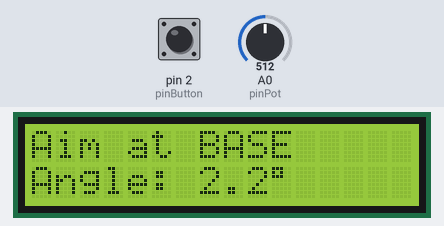
The sketch below on a simulated Arduino Uno, built with avr-gcc and run on an emulated ATmega328P. On the bench: 16×2 character LCD. The test bench sets the inputs (shaded band); at power-on: pin 2 (pinButton) HIGH, A0 (pinPot) = 512.

Above: at 3.2 s.
3.3 s: pin 2 (pinButton) pulled LOW for 0.25 s
At 4.3 s:
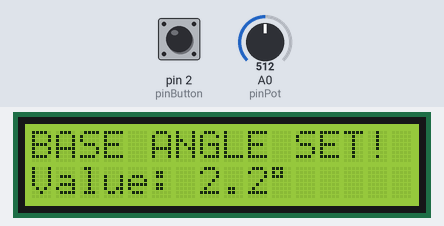
6.5 s: pin 2 (pinButton) pulled LOW for 1 s
At 7.9 s:
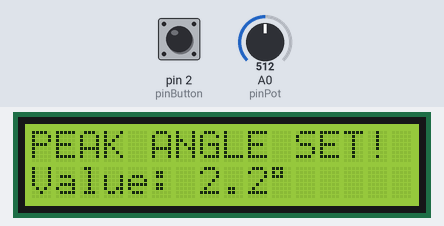
17.9 s: pin 2 (pinButton) pulled LOW for 0.25 s
At 19.2 s:
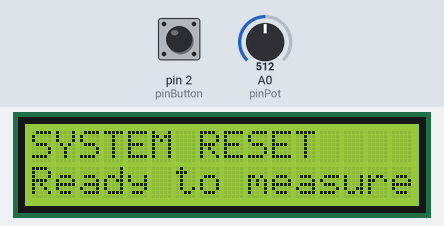
21.1 s: A0 (pinPot) set to 716
At 22.1 s:
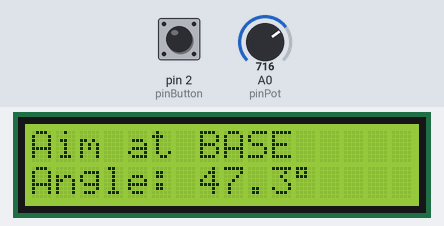
22.7 s: A0 (pinPot) set to 900
At 23.7 s:
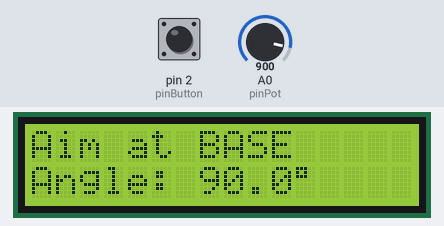
Timing chart, 0 to 25.7 s (numbered marks = the images above; inputs shaded):
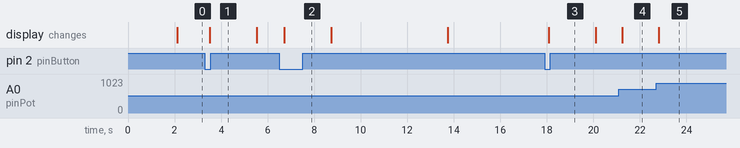

The sketch:

My_Theodolite_Project.ino
```cpp
#include <Wire.h>
#include <LiquidCrystal_I2C.h>

// Initialize I2C LCD 16x2
LiquidCrystal_I2C lcd(0x27, 16, 2); // Change 0x27 to your LCD address if different

// Pin Definitions
const int pinPot = A0;
const int pinButton = 2; // Renamed from pinSwitch for clarity

// Calibration Variables
const float ADC_ZERO = 519.0;    // ADC value at 0 degrees (Horizon)
const float DEVICE_HEIGHT = 0.772; // Device height in meters (75 cm)

// Measurement Variables
float baseAngle = 0;
float peakAngle = 0;
int measurementStep = 0; // 0: Ready, 1: Base Angle, 2: Peak Angle, 3: Result

void setup() {
  // Initialize pins
  pinMode(pinPot, INPUT);
  pinMode(pinButton, INPUT_PULLUP);

  // Initialize LCD
  lcd.init();
  lcd.backlight();
  lcd.clear();

  // Initial Display
  lcd.print("THEO_Mini");
  lcd.setCursor(0, 1);
  lcd.print("By Fiqkri");
  delay(2000);
  lcd.clear();
}

void loop() {
  // Read potentiometer value
  int adcValue = analogRead(pinPot);

  // Convert ADC to angle (0 deg at ADC 519)
  float angle = convertADCtoAngle(adcValue);

  // Detect button press
  if (digitalRead(pinButton) == LOW) {
    delay(50); // Debouncing
    if (digitalRead(pinButton) == LOW) {
      handleButtonPress(angle);
      while(digitalRead(pinButton) == LOW); // Wait until button is released
    }
  }

  // Display information based on current step
  displayInfo(measurementStep, angle, adcValue);

  delay(200);
}

// Function: Convert ADC to Angle
float convertADCtoAngle(int adc) {
  float angle = 0;

  if (adc <= ADC_ZERO) {
    // BASE Mode: ADC decreases from 519 to 0 = angle increases from 0 to 90
    angle = (ADC_ZERO - adc) * (90.0 / ADC_ZERO);
  } else {
    // PEAK Mode: ADC increases from 519 to 1023 = angle increases from 0 to 90
    angle = (adc - ADC_ZERO) * (90.0 / (1023.0 - ADC_ZERO));
  }

  // Apply linear regression for accuracy correction
  angle = (1.328 * angle) + 0.5691;

  // ENSURE ANGLE IS NEVER NEGATIVE
  if (angle < 0) angle = 0;
  if (angle > 90) angle = 90;

  return angle;
}

// Function: Handle Button Logic
void handleButtonPress(float currentAngle) {
  measurementStep++;

  if (measurementStep == 1) {
    // Save base angle
    baseAngle = currentAngle;
    if (baseAngle < 0) baseAngle = 0; // Ensure non-negative

    lcd.clear();
    lcd.print("BASE ANGLE SET!");
    lcd.setCursor(0, 1);
    lcd.print("Value: ");
    lcd.print(baseAngle, 1);
    lcd.print((char)223); // Degree symbol
    delay(2000);

  } else if (measurementStep == 2) {
    // Save peak angle
    peakAngle = currentAngle;
    if (peakAngle < 0) peakAngle = 0; // Ensure non-negative

    lcd.clear();
    lcd.print("PEAK ANGLE SET!");
    lcd.setCursor(0, 1);
    lcd.print("Value: ");
    lcd.print(peakAngle, 1);
    lcd.print((char)223); // Degree symbol
    delay(2000);

    // Calculate and display results
    calculateAndDisplay();

  } else if (measurementStep == 3) {
    // Reset for new measurement
    measurementStep = 0;
    baseAngle = 0;
    peakAngle = 0;

    lcd.clear();
    lcd.print("SYSTEM RESET");
    lcd.setCursor(0, 1);
    lcd.print("Ready to measure");
    delay(2000);
  }
}

// Function: Calculate Distance and Height
void calculateAndDisplay() {
  // Convert degrees to radians
  float baseAngleRad = baseAngle * PI / 180.0;
  float peakAngleRad = peakAngle * PI / 180.0;

  // Calculate distance (d) to the object/wall
  // Formula: d = DEVICE_HEIGHT / tan(baseAngle)
  float distance = DEVICE_HEIGHT / tan(baseAngleRad);

  // Calculate object height
  // Formula: Height = DEVICE_HEIGHT + (distance * tan(peakAngle))
  float rawHeight = DEVICE_HEIGHT + (distance * tan(peakAngleRad));

  // Apply correction factor
  float finalHeight = (0.98 * rawHeight) + 0.442;

  // Display Results
  lcd.clear();
  lcd.print("Dist: ");
  lcd.print(distance, 1);
  lcd.print(" m");

  lcd.setCursor(0, 1);
  lcd.print("Height: ");
  lcd.print(finalHeight, 1);
  lcd.print(" m");

  // Delay to allow reading results
  delay(5000);
}

// Function: Display Real-time Info
void displayInfo(int step, float angle, int adc) {
  lcd.clear();

  switch(step) {
    case 0:
      lcd.print("Aim at BASE");
      lcd.setCursor(0, 1);
      lcd.print("Angle: ");
      lcd.print(angle, 1);
      lcd.print((char)223);
      break;

    case 1:
      lcd.print("Aim at PEAK"); // Or "Aim at TOP"
      lcd.setCursor(0, 1);
      lcd.print("Angle: ");
      lcd.print(angle, 1);
      lcd.print((char)223);
      break;

    case 2:
      // Keep displaying results (handled in calculateAndDisplay)
      break;

    case 3:
      lcd.print("Press button to");
      lcd.setCursor(0, 1);
      lcd.print("measure again");
      break;
  }
}
```

Measured:
- after the input at 3.3 s, the display: changes after 0.21 s (image 1)
- after the input at 6.5 s, the display: changes after 0.21 s (image 2)
- after the input at 17.9 s, the display: changes after 0.18 s (image 3)
- after the input at 21.1 s, the display: changes after 0.13 s (image 4)
- after the input at 22.7 s, the display: changes after 0.11 s (image 5)
